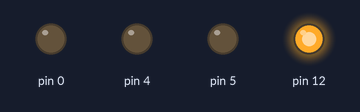
A sketch run on a simulated Arduino Uno, built with avr-gcc and run on an emulated ATmega328P. Shown: output pins drawn as LEDs (lit = HIGH). Pins used as bus, display or sensor lines are not drawn.

Above: at 0.1 s.
At 60.8 s:
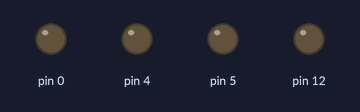
Timing chart, 0 to 121.9 s (numbered marks = the images above):
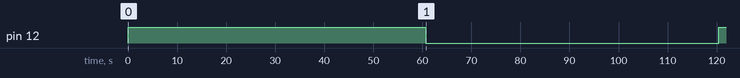

The sketch:

test2.ino
```cpp
// (licence header left out)
#include <Arduino.h>
#include "A4988.h"
// Motor steps per revolution. Most steppers are 200 steps or 1.8 degrees/step
#define MOTOR_STEPS 200
#define RPM 1

#define LED1 2     //D4
#define LED2 16    //D0
#define MS1 5      //D1
#define MS2 4      //D2
#define MS3 0      //D3
#define STEP 13    //D7
#define DIR 12     //D6
#define BAUD_RATE 115200

A4988 stepper(MOTOR_STEPS, DIR, STEP, MS1, MS2, MS3);

void setup() {
    /*
     * Set target motor RPM.
     */
    stepper.begin(RPM);
    // if using enable/disable on ENABLE pin (active LOW) instead of SLEEP uncomment next line
    // stepper.setEnableActiveState(LOW);
    stepper.enable();
}

void loop() {
    delay(1000);

    /*
     * Moving motor in full step mode is simple:
     */
    stepper.setMicrostep(1);  // Set microstep mode to 1:1

    // One complete revolution is 360°
    stepper.rotate(360);     // forward revolution
    stepper.rotate(-360);    // reverse revolution

    // One complete revolution is also MOTOR_STEPS steps in full step mode
    stepper.move(MOTOR_STEPS);    // forward revolution
    stepper.move(-MOTOR_STEPS);   // reverse revolution

    /*
     * Microstepping mode: 1, 2, 4, 8, 16 or 32 (where supported by driver)
     * Mode 1 is full speed.
     * Mode 32 is 32 microsteps per step.
     * The motor should rotate just as fast (at the set RPM),
     * but movement precision is increased, which may become visually apparent at lower RPMs.
     */
    stepper.setMicrostep(8);   // Set microstep mode to 1:8

    // In 1:8 microstepping mode, one revolution takes 8 times as many microsteps
    stepper.move(8 * MOTOR_STEPS);    // forward revolution
    stepper.move(-8 * MOTOR_STEPS);   // reverse revolution

    // One complete revolution is still 360° regardless of microstepping mode
    // rotate() is easier to use than move() when no need to land on precise microstep position
    stepper.rotate(360);
    stepper.rotate(-360);

    delay(5000);
}
```

A4988.cpp
```cpp
// (licence header left out)
#include "A4988.h"

/*
 * Microstepping resolution truth table (Page 6 of A4988 pdf)
 * 0bMS3,MS2,MS1 for 1,2,4,8,16 microsteps
 */
const uint8_t A4988::MS_TABLE[] = {0b000, 0b001, 0b010, 0b011, 0b111};

/*
 * Basic connection: only DIR, STEP are connected.
 * Microstepping controls should be hardwired.
 */
A4988::A4988(short steps, short dir_pin, short step_pin)
:BasicStepperDriver(steps, dir_pin, step_pin)
{}

A4988::A4988(short steps, short dir_pin, short step_pin, short enable_pin)
:BasicStepperDriver(steps, dir_pin, step_pin, enable_pin)
{}

/*
 * Fully wired.
 * All the necessary control pins for A4988 are connected.
 */
A4988::A4988(short steps, short dir_pin, short step_pin, short ms1_pin, short ms2_pin, short ms3_pin)
:BasicStepperDriver(steps, dir_pin, step_pin),
    ms1_pin(ms1_pin), ms2_pin(ms2_pin), ms3_pin(ms3_pin)
{}

A4988::A4988(short steps, short dir_pin, short step_pin, short enable_pin, short ms1_pin, short ms2_pin, short ms3_pin)
:BasicStepperDriver(steps, dir_pin, step_pin, enable_pin),
ms1_pin(ms1_pin), ms2_pin(ms2_pin), ms3_pin(ms3_pin)
{}

void A4988::begin(short rpm, short microsteps){
    BasicStepperDriver::begin(rpm, microsteps);

    if (!IS_CONNECTED(ms1_pin) || !IS_CONNECTED(ms2_pin) || !IS_CONNECTED(ms3_pin)){
        return;
    }

    pinMode(ms1_pin, OUTPUT);
    pinMode(ms2_pin, OUTPUT);
    pinMode(ms3_pin, OUTPUT);
}

/*
 * Set microstepping mode (1:divisor)
 * Allowed ranges for A4988 are 1:1 to 1:16
 * If the control pins are not connected, we recalculate the timing only
 */
short A4988::setMicrostep(short microsteps){
    BasicStepperDriver::setMicrostep(microsteps);

    if (!IS_CONNECTED(ms1_pin) || !IS_CONNECTED(ms2_pin) || !IS_CONNECTED(ms3_pin)){
        return this->microsteps;
    }

    const uint8_t* ms_table = getMicrostepTable();
    size_t ms_table_size = getMicrostepTableSize();

    unsigned short i = 0;
    while (i < ms_table_size){
        if (this->microsteps & (1<<i)){
            uint8_t mask = ms_table[i];
            digitalWrite(ms3_pin, mask & 4);
            digitalWrite(ms2_pin, mask & 2);
            digitalWrite(ms1_pin, mask & 1);
            break;
        }
        i++;
    }
    return this->microsteps;
}

const uint8_t* A4988::getMicrostepTable(){
    return A4988::MS_TABLE;
}

size_t A4988::getMicrostepTableSize(){
    return sizeof(A4988::MS_TABLE);
}

short A4988::getMaxMicrostep(){
    return A4988::MAX_MICROSTEP;
}
```

A4988.h
```cpp
// (licence header left out)
#ifndef A4988_H
#define A4988_H
#include <Arduino.h>
#include "BasicStepperDriver.h"

class A4988 : public BasicStepperDriver {
protected:
    static const uint8_t MS_TABLE[];
    short ms1_pin = PIN_UNCONNECTED;
    short ms2_pin = PIN_UNCONNECTED;
    short ms3_pin = PIN_UNCONNECTED;
    // tA STEP minimum, HIGH pulse width (1us)
    static const int step_high_min = 1;
    // tB STEP minimum, LOW pulse width (1us)
    static const int step_low_min = 1;
    // wakeup time, nSLEEP inactive to STEP (1000us)
    static const int wakeup_time = 1000;
    // also 200ns between ENBL/DIR/MSx changes and STEP HIGH

    // Get the microstep table
    virtual const uint8_t* getMicrostepTable();
    virtual size_t getMicrostepTableSize();

    // Get max microsteps supported by the device
    short getMaxMicrostep() override;

private:
    // microstep range (1, 16, 32 etc)
    static const short MAX_MICROSTEP = 16;

public:
    /*
     * Basic connection: only DIR, STEP are connected.
     * Microstepping controls should be hardwired.
     */
    A4988(short steps, short dir_pin, short step_pin);
    A4988(short steps, short dir_pin, short step_pin, short enable_pin);

    void begin(short rpm=60, short microsteps=1);
    /*
     * Fully wired. All the necessary control pins for A4988 are connected.
     */
    A4988(short steps, short dir_pin, short step_pin, short ms1_pin, short ms2_pin, short ms3_pin);
    A4988(short steps, short dir_pin, short step_pin, short enable_pin, short ms1_pin, short ms2_pin, short ms3_pin);
    short setMicrostep(short microsteps) override;
};
#endif // A4988_H
```

BasicStepperDriver.cpp
```cpp
// (licence header left out)
#include "BasicStepperDriver.h"

/*
 * Basic connection: only DIR, STEP are connected.
 * Microstepping controls should be hardwired.
 */
BasicStepperDriver::BasicStepperDriver(short steps, short dir_pin, short step_pin)
:BasicStepperDriver(steps, dir_pin, step_pin, PIN_UNCONNECTED)
{
}

BasicStepperDriver::BasicStepperDriver(short steps, short dir_pin, short step_pin, short enable_pin)
:motor_steps(steps), dir_pin(dir_pin), step_pin(step_pin), enable_pin(enable_pin)
{
	steps_to_cruise = 0;
	steps_remaining = 0;
	dir_state = 0;
	steps_to_brake = 0;
	step_pulse = 0;
    cruise_step_pulse = 0;
	rest = 0;
	step_count = 0;
}

/*
 * Initialize pins, calculate timings etc
 */
void BasicStepperDriver::begin(float rpm, short microsteps){
    pinMode(dir_pin, OUTPUT);
    digitalWrite(dir_pin, HIGH);

    pinMode(step_pin, OUTPUT);
    digitalWrite(step_pin, LOW);

    if IS_CONNECTED(enable_pin){
        pinMode(enable_pin, OUTPUT);
        disable();
    }

    this->rpm = rpm;
    setMicrostep(microsteps);

    enable();
}

/*
 * Set target motor RPM (1-200 is a reasonable range)
 */
void BasicStepperDriver::setRPM(float rpm){
    if (this->rpm == 0){        // begin() has not been called (old 1.0 code)
        begin(rpm, microsteps);
    }
    this->rpm = rpm;
}

/*
 * Set stepping mode (1:microsteps)
 * Allowed ranges for BasicStepperDriver are 1:1 to 1:128
 */
short BasicStepperDriver::setMicrostep(short microsteps){
    for (short ms=1; ms <= getMaxMicrostep(); ms<<=1){
        if (microsteps == ms){
            this->microsteps = microsteps;
            break;
        }
    }
    return this->microsteps;
}

/*
 * Set speed profile - CONSTANT_SPEED, LINEAR_SPEED (accelerated)
 * accel and decel are given in [full steps/s^2]
 */
void BasicStepperDriver::setSpeedProfile(Mode mode, short accel, short decel){
    profile.mode = mode;
    profile.accel = accel;
    profile.decel = decel;
}
void BasicStepperDriver::setSpeedProfile(struct Profile profile){
    this->profile = profile;
}

/*
 * Move the motor a given number of steps.
 * positive to move forward, negative to reverse
 */
void BasicStepperDriver::move(long steps){
    startMove(steps);
    while (nextAction());
}
/*
 * Move the motor a given number of degrees (1-360)
 */
void BasicStepperDriver::rotate(long deg){
    move(calcStepsForRotation(deg));
}
/*
 * Move the motor with sub-degree precision.
 * Note that using this function even once will add 1K to your program size
 * due to inclusion of float support.
 */
void BasicStepperDriver::rotate(double deg){
    move(calcStepsForRotation(deg));
}

/*
 * Set up a new move (calculate and save the parameters)
 */
void BasicStepperDriver::startMove(long steps, long time){
    float speed;
    // set up new move
    dir_state = (steps >= 0) ? HIGH : LOW;
    last_action_end = 0;
    steps_remaining = abs(steps);
    step_count = 0;
    rest = 0;
    switch (profile.mode){
    case LINEAR_SPEED:
        // speed is in [steps/s]
        speed = rpm * motor_steps / 60;
        if (time > 0){
            // Calculate a new speed to finish in the time requested
            float t = time / (1e+6);                  // convert to seconds
            float d = steps_remaining / microsteps;   // convert to full steps
            float a2 = 1.0 / profile.accel + 1.0 / profile.decel;
            float sqrt_candidate = t*t - 2 * a2 * d;  // in √b^2-4ac
            if (sqrt_candidate >= 0){
                speed = min(speed, (t - (float)sqrt(sqrt_candidate)) / a2);
            };
        }
        // how many microsteps from 0 to target speed
        steps_to_cruise = microsteps * (speed * speed / (2 * profile.accel));
        // how many microsteps are needed from cruise speed to a full stop
        steps_to_brake = steps_to_cruise * profile.accel / profile.decel;
        if (steps_remaining < steps_to_cruise + steps_to_brake){
            // cannot reach max speed, will need to brake early
            steps_to_cruise = steps_remaining * profile.decel / (profile.accel + profile.decel);
            steps_to_brake = steps_remaining - steps_to_cruise;
        }
        // Initial pulse (c0) including error correction factor 0.676 [us]
        step_pulse = (1e+6)*0.676*sqrt(2.0f/profile.accel/microsteps);
        // Save cruise timing since we will no longer have the calculated target speed later
        cruise_step_pulse = 1e+6 / speed / microsteps;
        break;

    case CONSTANT_SPEED:
    default:
        steps_to_cruise = 0;
        steps_to_brake = 0;
        step_pulse = cruise_step_pulse = STEP_PULSE(rpm, motor_steps, microsteps);
        if (time > steps_remaining * step_pulse){
            step_pulse = (float)time / steps_remaining;
        }
    }
}
/*
 * Alter a running move by adding/removing steps
 * FIXME: This is a naive implementation and it only works well in CRUISING state
 */
void BasicStepperDriver::alterMove(long steps){
    switch (getCurrentState()){
    case ACCELERATING: // this also works but will keep the original speed target
    case CRUISING:
        if (steps >= 0){
            steps_remaining += steps;
        } else {
            steps_remaining = max(steps_to_brake, steps_remaining+steps);
        };
        break;
    case DECELERATING:
        // would need to start accelerating again -- NOT IMPLEMENTED
        break;
    case STOPPED:
        startMove(steps);
        break;
    }
}
/*
 * Brake early.
 */
void BasicStepperDriver::startBrake(void){
    switch (getCurrentState()){
    case CRUISING:  // this applies to both CONSTANT_SPEED and LINEAR_SPEED modes
        steps_remaining = steps_to_brake;
        break;

    case ACCELERATING:
        steps_remaining = step_count * profile.accel / profile.decel;
        break;

    default:
        break; // nothing to do if already stopped or braking
    }
}
/*
 * Stop movement immediately and return remaining steps.
 */
long BasicStepperDriver::stop(void){
    long retval = steps_remaining;
    steps_remaining = 0;
    return retval;
}
/*
 * Return calculated time to complete the given move
 */
long BasicStepperDriver::getTimeForMove(long steps){
    float t;
    if (steps == 0){
        return 0;
    }
    switch (profile.mode){
        case LINEAR_SPEED:
            startMove(steps);
            if (steps_remaining >= steps_to_cruise + steps_to_brake){
                float speed = rpm * motor_steps / 60;   // full steps/s
                t = (steps / (microsteps * speed)) + (speed / (2 * profile.accel)) + (speed / (2 * profile.decel)); // seconds
            } else {
                t = sqrt(2.0 * steps_to_cruise / profile.accel / microsteps) +
                    sqrt(2.0 * steps_to_brake / profile.decel / microsteps);
            }
            t *= (1e+6); // seconds -> micros
            break;
        case CONSTANT_SPEED:
        default:
            t = steps * STEP_PULSE(rpm, motor_steps, microsteps);
    }
    return round(t);
}
/*
 * Move the motor an integer number of degrees (360 = full rotation)
 * This has poor precision for small amounts, since step is usually 1.8deg
 */
void BasicStepperDriver::startRotate(long deg){
    startMove(calcStepsForRotation(deg));
}
/*
 * Move the motor with sub-degree precision.
 * Note that calling this function will increase program size substantially
 * due to inclusion of float support.
 */
void BasicStepperDriver::startRotate(double deg){
    startMove(calcStepsForRotation(deg));
}

/*
 * calculate the interval til the next pulse
 */
void BasicStepperDriver::calcStepPulse(void){
    if (steps_remaining <= 0){  // this should not happen, but avoids strange calculations
        return;
    }
    steps_remaining--;
    step_count++;

    if (profile.mode == LINEAR_SPEED){
        switch (getCurrentState()){
        case ACCELERATING:
            if (step_count < steps_to_cruise){
                step_pulse = step_pulse - (2*step_pulse+rest)/(4*step_count+1);
                rest = (step_count < steps_to_cruise) ? (2*step_pulse+rest) % (4*step_count+1) : 0;
            } else {
                // The series approximates target, set the final value to what it should be instead
                step_pulse = cruise_step_pulse;
            }
            break;

        case DECELERATING:
            step_pulse = step_pulse - (2*step_pulse+rest)/(-4*steps_remaining+1);
            rest = (2*step_pulse+rest) % (-4*steps_remaining+1);
            break;

        default:
            break; // no speed changes
        }
    }
}
/*
 * Yield to step control
 * Toggle step and return time until next change is needed (micros)
 */
long BasicStepperDriver::nextAction(void){
    if (steps_remaining > 0){
        delayMicros(next_action_interval, last_action_end);
        /*
         * DIR pin is sampled on rising STEP edge, so it is set first
         */
        digitalWrite(dir_pin, dir_state);
        digitalWrite(step_pin, HIGH);
        unsigned m = micros();
        unsigned long pulse = step_pulse; // save value because calcStepPulse() will overwrite it
        calcStepPulse();
        // We should pull HIGH for at least 1-2us (step_high_min)
        delayMicros(step_high_min);
        digitalWrite(step_pin, LOW);
        // account for calcStepPulse() execution time; sets ceiling for max rpm on slower MCUs
        last_action_end = micros();
        m = last_action_end - m;
        next_action_interval = (pulse > m) ? pulse - m : 1;
    } else {
        // end of move
        last_action_end = 0;
        next_action_interval = 0;
    }
    return next_action_interval;
}

enum BasicStepperDriver::State BasicStepperDriver::getCurrentState(void){
    enum State state;
    if (steps_remaining <= 0){
        state = STOPPED;
    } else {
        if (steps_remaining <= steps_to_brake){
            state = DECELERATING;
        } else if (step_count <= steps_to_cruise){
            state = ACCELERATING;
        } else {
            state = CRUISING;
        }
    }
    return state;
}
/*
 * Configure which logic state on ENABLE pin means active
 * when using SLEEP (default) this is active HIGH
 */
void BasicStepperDriver::setEnableActiveState(short state){
    enable_active_state = state;
}
/*
 * Enable/Disable the motor by setting a digital flag
 */
void BasicStepperDriver::enable(void){
    if IS_CONNECTED(enable_pin){
        digitalWrite(enable_pin, enable_active_state);
    };
    delayMicros(2);
}

void BasicStepperDriver::disable(void){
    if IS_CONNECTED(enable_pin){
        digitalWrite(enable_pin, (enable_active_state == HIGH) ? LOW : HIGH);
    }
}

short BasicStepperDriver::getMaxMicrostep(){
    return BasicStepperDriver::MAX_MICROSTEP;
}
```

Source omitted: BasicStepperDriver.h (7726 bytes)

Measured:
- by itself, pin 12: HIGH → LOW at 60.7 s, → HIGH 59.7 s later
